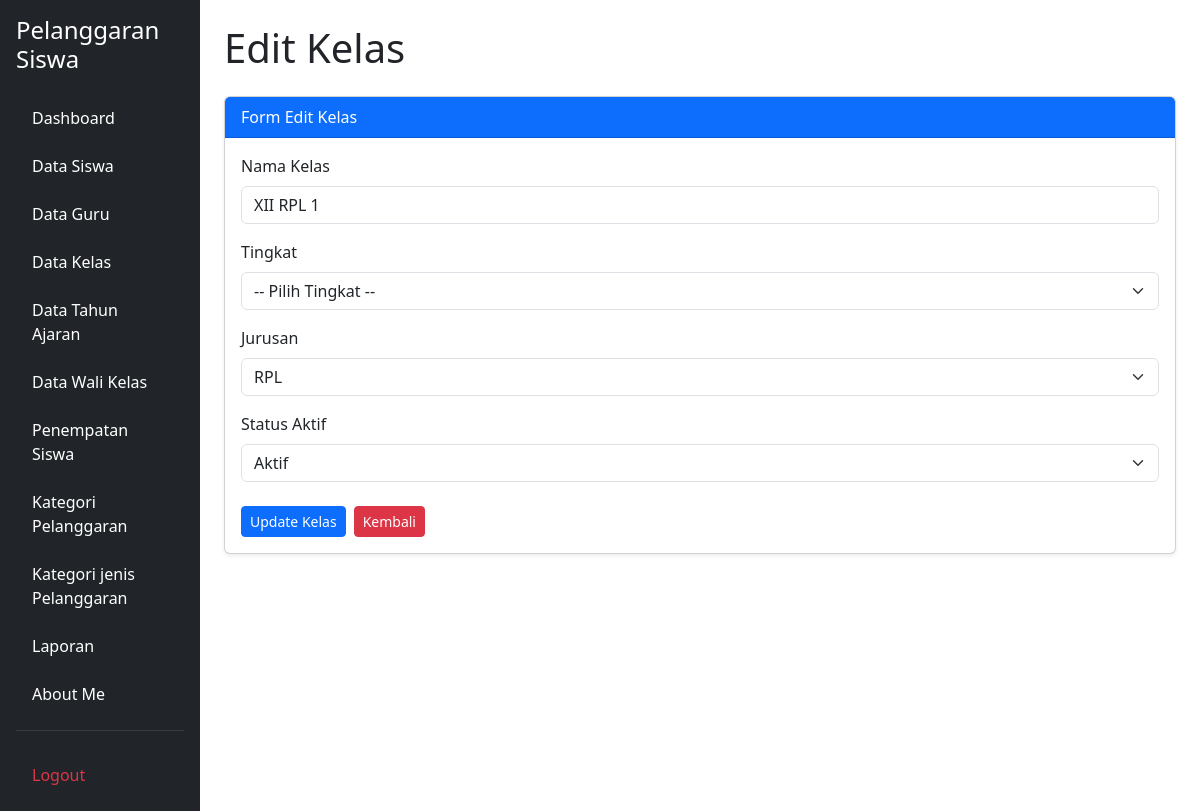
The app's page /edit_kelas.php?id=1 (signed in) with its own data.
### tables this page shows
CREATE TABLE `t_kelas` (
  `id` int(11) NOT NULL,
  `nama` varchar(100) DEFAULT NULL,
  `tingkat` varchar(20) NOT NULL,
  `jurusan` varchar(100) NOT NULL,
  `status_aktif` tinyint(1) NOT NULL,
  `created_at` timestamp NOT NULL DEFAULT current_timestamp(),
  `updated_at` timestamp NOT NULL DEFAULT current_timestamp()
);

### edit_kelas.php (the view, shortened to what this page needs)
<?php
include 'config/koneksi.php';
$id = (int) $_GET['id'];
$stmt = mysqli_prepare($koneksi, "SELECT * FROM t_kelas WHERE id = ?");
mysqli_stmt_bind_param($stmt, "i", $id);
mysqli_stmt_execute($stmt);
$hasil = mysqli_stmt_get_result($stmt);
$data = mysqli_fetch_assoc($hasil);
?>
<!DOCTYPE html>
<html lang="id">
<head>
    <link href="https://cdn.jsdelivr.net/npm/bootstrap@5.3.8/dist/css/bootstrap.min.css"
          rel="stylesheet">
</head>
<body>
<div class="container-fluid">
    <div class="row">
        <?php include 'layout/sidebar.php'; ?>
        <main class="col-md-9 col-lg-10 p-4">
            <h1 class="mb-4">Edit Kelas</h1>
            <div class="card shadow-sm">
                <div class="card-header bg-primary text-white">
                    Form Edit Kelas
                </div>
                <div class="card-body">
                    <form action="proses_edit_kelas.php"
                          method="POST"
                          id="formEditKelas">
                        <div class="mb-3">
                            <label for="nama" class="form-label">
                                Nama Kelas
                            </label>
                            <input type="text"
                                   name="nama"
                                   id="nama"
                                   class="form-control"
                                   value="<?= htmlspecialchars($data['nama'] ?? '') ?>"
                                   required>
                        </div>
                    <div class="mb-3">
                            <label class="form-label">Tingkat</label>
                            <select name="tingkat" class="form-select" required>
                                <option value="">-- Pilih Tingkat --</option>
                            </select>
                        </div>
                        <div class="mb-3">
                            <label class="form-label">Jurusan</label>
                            <select name="jurusan" class="form-select" required>
                                <?php
                                $daftar_jurusan = ['RPL', 'TKJ', 'TKR', 'TSM', 'BD'];
                                foreach ($daftar_jurusan as $j) {
                                ?>
                                    <option value="<?= $j ?>"
                                        <?= ($data['jurusan'] == $j) ? 'selected' : '' ?>>
                                        <?= $j ?>
                                    </option>
                                <?php } ?>
                            </select>
                        </div>
                        <div class="mb-4">
                            <label for="status_aktif" class="form-label">
                                Status Aktif
                            </label>
                            <select name="status_aktif"
                                    id="status_aktif"
                                    class="form-select"
                                    required>
                                <option value="1"
                                    <?= $data['status_aktif'] == 1 ? 'selected' : '' ?>>
                                    Aktif
                                </option>
                            </select>
                        </div>
                        <div class="d-flex justify-content-start gap-2">
                            <button type="submit"
                                    class="btn btn-primary btn-sm w-auto">
                                Update Kelas
                            </button>
                            <a href="kelola_kelas.php"
                               class="btn btn-danger btn-sm w-auto">
                                Kembali
                            </a>
                        </div>
                    </form>
                </div>
            </div>
        </main>
    </div>
</div>
</body>
</html>

### records on screen
t_kelas: nama "XII RPL 1", jurusan "RPL", status_aktif "Aktif"
